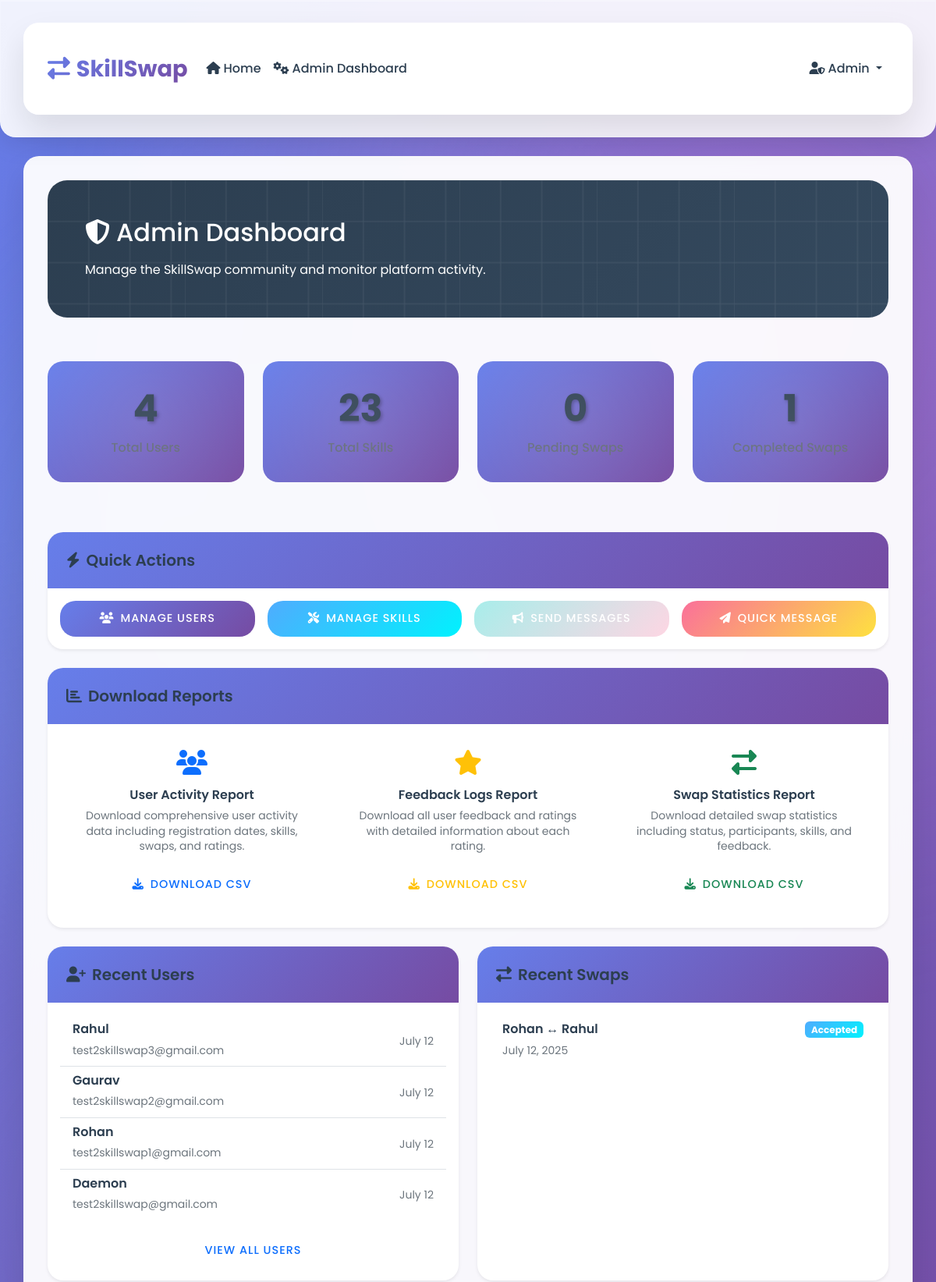
Page /admin (signed in, upper part) on the earlier database version.
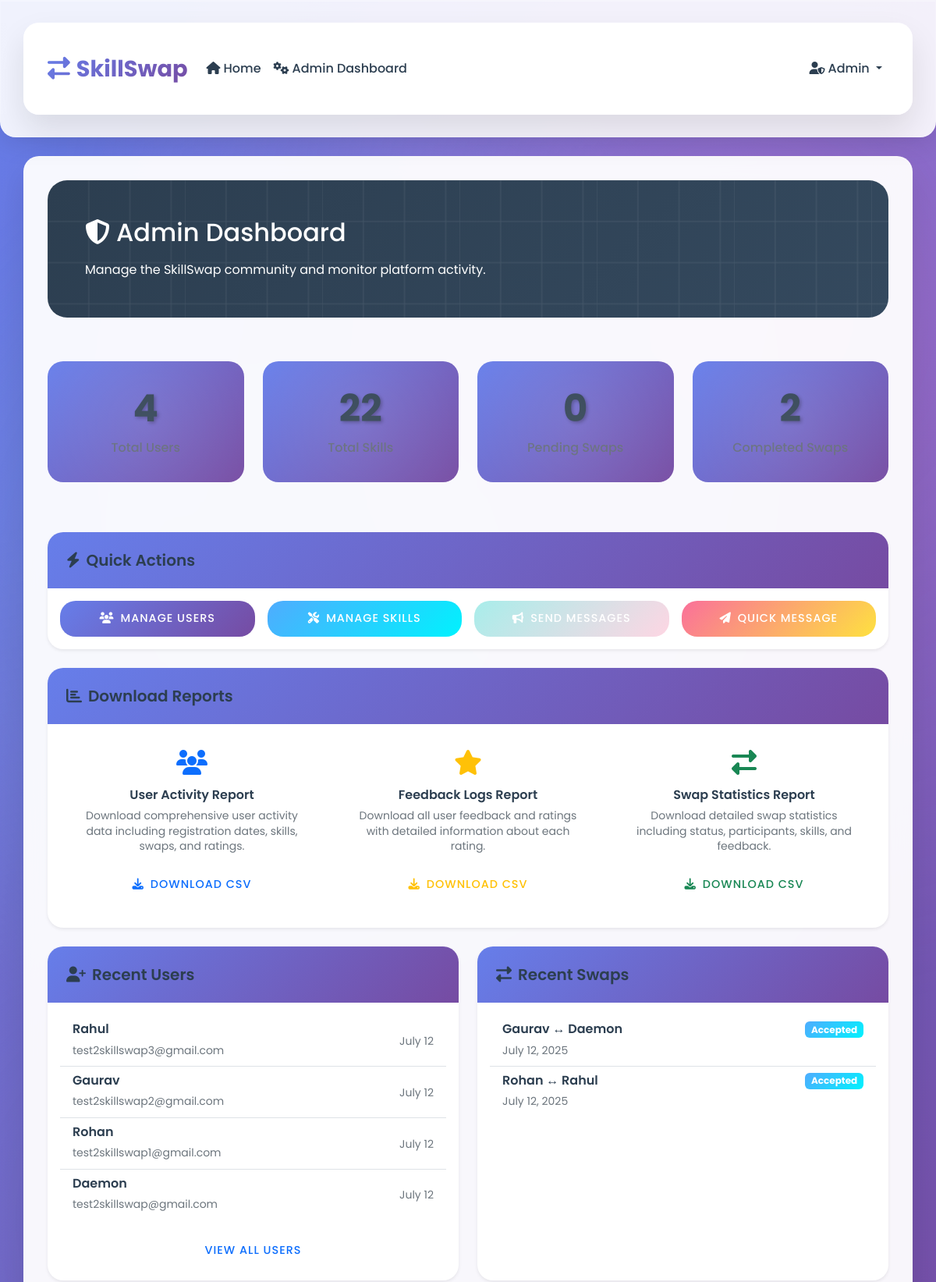
Same page on the later database version.
### tables this page shows
CREATE TABLE users (
            id INTEGER PRIMARY KEY AUTOINCREMENT,
            email TEXT UNIQUE NOT NULL,
            password_hash TEXT NOT NULL,
            name TEXT NOT NULL,
            location TEXT,
            profile_photo TEXT,
            availability TEXT,
            is_public INTEGER DEFAULT 1,
            is_admin INTEGER DEFAULT 0,
            is_banned INTEGER DEFAULT 0,
            created_at TIMESTAMP DEFAULT CURRENT_TIMESTAMP
        , bio TEXT);

CREATE TABLE swap_requests (
            id INTEGER PRIMARY KEY AUTOINCREMENT,
            requester_id INTEGER,
            provider_id INTEGER,
            offered_skill_id INTEGER,
            wanted_skill_id INTEGER,
            status TEXT DEFAULT 'pending', -- 'pending', 'accepted', 'rejected', 'cancelled'
            message TEXT,
            created_at TIMESTAMP DEFAULT CURRENT_TIMESTAMP,
            FOREIGN KEY (requester_id) REFERENCES users (id),
            FOREIGN KEY (provider_id) REFERENCES users (id),
            FOREIGN KEY (offered_skill_id) REFERENCES skills (id),
            FOREIGN KEY (wanted_skill_id) REFERENCES skills (id)
        );

### skill_swap_app.py (the view)
@app.route('/admin')
@admin_required
def admin_dashboard():
    conn = get_db()
    stats = {}
    stats['total_users'] = conn.execute('SELECT COUNT(*) as count FROM users WHERE is_admin = 0').fetchone()['count']
    stats['total_skills'] = conn.execute('SELECT COUNT(*) as count FROM skills').fetchone()['count']
    stats['pending_swaps'] = conn.execute('SELECT COUNT(*) as count FROM swap_requests WHERE status = "pending"').fetchone()['count']
    stats['completed_swaps'] = conn.execute('SELECT COUNT(*) as count FROM swap_requests WHERE status = "accepted"').fetchone()['count']
    recent_users = conn.execute('SELECT * FROM users WHERE is_admin = 0 ORDER BY created_at DESC LIMIT 5').fetchall()
    recent_swaps = conn.execute('''
        SELECT sr.*, u1.name as requester_name, u2.name as provider_name
        FROM swap_requests sr
        JOIN users u1 ON sr.requester_id = u1.id
        JOIN users u2 ON sr.provider_id = u2.id
        ORDER BY sr.created_at DESC LIMIT 5
    ''').fetchall()
    conn.close()
    recent_users = convert_rows_datetimes(recent_users)
    recent_swaps = convert_rows_datetimes(recent_swaps)
    return render_template('admin_dashboard.html', stats=stats, recent_users=recent_users, recent_swaps=recent_swaps)

### skill_swap_app.py (called while the page is built)
def parse_datetime(timestamp_str):
    if timestamp_str is None:
        return None
    try:
        if 'T' in timestamp_str:
            return datetime.fromisoformat(timestamp_str.replace('Z', '+00:00'))
        else:
            return datetime.strptime(timestamp_str, '%Y-%m-%d %H:%M:%S')
    except:
        return None

def convert_row_datetimes(row):
    if row is None:
        return None
    if hasattr(row, 'keys'):
        row_dict = dict(row)
    else:
        row_dict = row
    timestamp_fields = ['created_at', 'updated_at']
    for field in timestamp_fields:
        if field in row_dict and row_dict[field]:
            row_dict[field] = parse_datetime(row_dict[field])
    return row_dict

def convert_rows_datetimes(rows):
    if not rows:
        return []
    return [convert_row_datetimes(row) for row in rows]

def get_db():
    conn = sqlite3.connect('skill_swap.db')
    conn.row_factory = sqlite3.Row
    return conn

### templates/admin_dashboard.html (shortened to what the changed rows need)
{% extends "base.html" %}
{% block content %}
<div class="row mb-4">
    <div class="col-12">
        <div class="admin-stats">
            <h2 class="mb-3">
                <i class="fas fa-shield-alt me-2"></i>Admin Dashboard
            </h2>
        </div>
    </div>
</div>
<div class="row mb-4">
    <div class="col-md-3 mb-3">
        <div class="stats-card text-center">
            <h3 class="display-6 fw-bold">{{ stats.total_skills }}</h3>
            <p class="mb-0">Total Skills</p>
        </div>
    </div>
    <div class="col-md-3 mb-3">
        <div class="stats-card text-center">
            <h3 class="display-6 fw-bold">{{ stats.completed_swaps }}</h3>
            <p class="mb-0">Completed Swaps</p>
        </div>
    </div>
</div>
<div class="row">
    <div class="col-md-6 mb-4">
        <div class="card border-0 shadow-sm h-100">
            <div class="card-body">
                {% if recent_users %}
                    <div class="list-group list-group-flush">
                        {% for user in recent_users %}
                        <div class="list-group-item d-flex justify-content-between align-items-center">
                            <div>
                                <h6 class="mb-1">{{ user.name }}</h6>
                                <small class="text-muted">{{ user.email }}</small>
                            </div>
                            <div>
                                <small class="text-muted">{{ user.created_at.strftime('%B %d') }}</small>
                            </div>
                        </div>
                        {% endfor %}
                    </div>
                {% else %}
                    <div class="text-center text-muted py-4">
                        <i class="fas fa-users fa-3x mb-3"></i>
                        <p>No recent user activity</p>
                    </div>
                {% endif %}
            </div>
        </div>
    </div>
    <div class="col-md-6 mb-4">
        <div class="card border-0 shadow-sm h-100">
            <div class="card-body">
                {% if recent_swaps %}
                    <div class="list-group list-group-flush">
                        {% for swap in recent_swaps %}
                        <div class="list-group-item">
                            <div class="d-flex justify-content-between align-items-start">
                                <div>
                                    <h6 class="mb-1">{{ swap.requester_name }} ↔ {{ swap.provider_name }}</h6>
                                    <small class="text-muted">{{ swap.created_at.strftime('%B %d, %Y') }}</small>
                                </div>
                                <span class="badge bg-{{ 'success' if swap.status == 'accepted' else 'warning' if swap.status == 'pending' else 'danger' }}">
                                    {{ swap.status.title() }}
                                </span>
                            </div>
                        </div>
                        {% endfor %}
                    </div>
                {% else %}
                    <div class="text-center text-muted py-4">
                        <i class="fas fa-exchange-alt fa-3x mb-3"></i>
                        <p>No recent swap activity</p>
                    </div>
                {% endif %}
            </div>
        </div>
    </div>
</div>
{% endblock %}

Differences in the rows shown:
added swap_requests: requester_name "Gaurav", provider_name "Daemon", created_at "July 12, 2025", status "Accepted"
Other differences:
{{ stats.total_skills }}: "23" → "22"
{{ stats.completed_swaps }}: "1" → "2"
